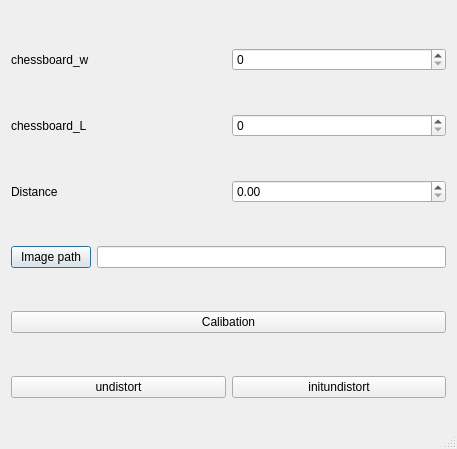
<?xml version="1.0" encoding="UTF-8"?>
<ui version="4.0">
 <class>Dialog</class>
 <widget class="QDialog" name="Dialog">
  <property name="geometry">
   <rect>
    <x>0</x>
    <y>0</y>
    <width>457</width>
    <height>449</height>
   </rect>
  </property>
  <property name="windowTitle">
   <string>Dialog</string>
  </property>
  <property name="sizeGripEnabled">
   <bool>true</bool>
  </property>
  <layout class="QHBoxLayout" name="horizontalLayout_6">
   <item>
    <layout class="QVBoxLayout" name="verticalLayout">
     <item>
      <layout class="QHBoxLayout" name="horizontalLayout">
       <item>
        <widget class="QLabel" name="label">
         <property name="text">
          <string>chessboard_w</string>
         </property>
        </widget>
       </item>
       <item>
        <widget class="QSpinBox" name="chessew"/>
       </item>
      </layout>
     </item>
     <item>
      <layout class="QHBoxLayout" name="horizontalLayout_2">
       <item>
        <widget class="QLabel" name="label_2">
         <property name="text">
          <string>chessboard_L</string>
         </property>
        </widget>
       </item>
       <item>
        <widget class="QSpinBox" name="chessel"/>
       </item>
      </layout>
     </item>
     <item>
      <layout class="QHBoxLayout" name="horizontalLayout_3">
       <item>
        <widget class="QLabel" name="label_3">
         <property name="text">
          <string>Distance</string>
         </property>
        </widget>
       </item>
       <item>
        <widget class="QDoubleSpinBox" name="chessboard_dis"/>
       </item>
      </layout>
     </item>
     <item>
      <layout class="QHBoxLayout" name="horizontalLayout_4">
       <item>
        <widget class="QPushButton" name="imagePbtn">
         <property name="text">
          <string>Image path</string>
         </property>
        </widget>
       </item>
       <item>
        <widget class="QLineEdit" name="imagePath"/>
       </item>
      </layout>
     </item>
     <item>
      <widget class="QPushButton" name="calibation">
       <property name="text">
        <string>Calibation</string>
       </property>
      </widget>
     </item>
     <item>
      <layout class="QHBoxLayout" name="horizontalLayout_5">
       <item>
        <widget class="QPushButton" name="undistort">
         <property name="text">
          <string>undistort</string>
         </property>
        </widget>
       </item>
       <item>
        <widget class="QPushButton" name="initundistort">
         <property name="text">
          <string>initundistort</string>
         </property>
        </widget>
       </item>
      </layout>
     </item>
    </layout>
   </item>
  </layout>
 </widget>
 <resources/>
 <connections/>
</ui>
